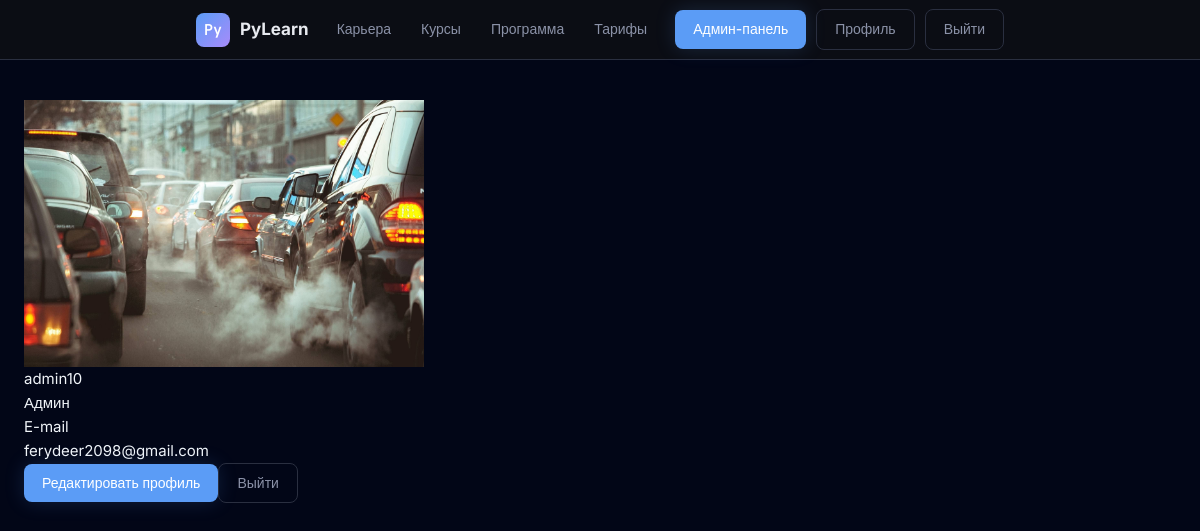
The page /users/profile/ (signed in) on the database its author committed.
### users/models.py (models this page shows, shortened)
class CustomUser(AbstractUser):
    user_image = models.ImageField(
        blank=True,
        null=True,
        help_text='Фото профиля (рекомендуемый размер 400x400)',
        upload_to='Users/user_image/'
    )
    USER_ROLES = (
        ("student", "Ученик"),
        ("admin", "Админ"),
    )
    role = models.CharField(max_length=20, choices=USER_ROLES, default="student")

### users/views.py (the view)
# urls.py: path("profile/", ProfileView.as_view(), name="profile"),
class ProfileView(LoginRequiredMixin, DetailView):
    template_name = "profile.html"
    context_object_name = "user_obj"
    def get_object(self):
        return self.request.user

### users/templates/profile.html
{% extends 'base.html' %}{% load static %}{% block title %}Профиль — PyLearn{% endblock %}{% block link %}<link rel="stylesheet" href="{% static 'css/profile.css' %}">{% endblock %}{% block content %}<section class="profile-page"><div class="profile-card"><div class="profile-top"><div class="profile-avatar">{% if user.user_image %}<img src="{{ user.user_image.url }}" alt="Аватар">{% else %}{{ user.username|first|upper }}{% endif %}</div><div><h1 class="profile-name">{{ user.username }}</h1><p class="profile-role">{{ user.get_role_display }}</p></div></div><div class="profile-data"><p class="profile-label">E-mail</p><p class="profile-value">{{ user.email|default:"Не указан" }}</p></div><div class="profile-actions"><a href="{% url 'users:profile_edit' %}" class="btn btn-primary">Редактировать профиль</a><a href="{% url 'users:signout' %}" class="btn btn-ghost">Выйти</a></div></div></section>{% endblock %}

### static/css/theme.css (style rules this page uses)
:root { --bg-base: #0d0f14; --bg-surface: #141720; --bg-card: #1a1e2b; --bg-hover: #212636; --border: #2a2f40; --border-light: #323848; --text-primary: #e8eaf0; --text-secondary:#8b92a8; --text-muted: #555d72; --accent: #5b9cf6; --accent-glow: rgba(91,156,246,.18); --accent-dim: rgba(91,156,246,.08); --green: #3dd68c; --green-dim: rgba(61,214,140,.1); --orange: #f5a524; --orange-dim: rgba(245,165,36,.1); --red: #f55; --radius: 10px; --radius-lg:16px; --font-mono: 'JetBrains Mono', monospace; --font-sans: 'Inter', sans-serif; }
*, *::before, *::after { box-sizing: border-box; margin: 0; padding: 0; }
html { scroll-behavior: smooth; }
body { background: var(--bg-base); color: var(--text-primary); font-family: var(--font-sans); font-size: 15px; line-height: 1.6; }
a { color: inherit; }
.btn { display: inline-flex; align-items: center; gap: 7px; font-family: var(--font-sans); font-size: 14px; font-weight: 500; padding: 8px 18px; border-radius: 8px; border: none; cursor: pointer; text-decoration: none; transition: all .18s; }
.btn-ghost { background: transparent; color: var(--text-secondary); border: 1px solid var(--border); }
.btn-primary { background: var(--accent); color: #fff; box-shadow: 0 0 20px var(--accent-glow); }

### users/static/css/profile.css (style rules this page uses)
body { width: 100%; height: 100%; }
.profile-card { width: 400px; }

### rows shown on the page
CustomUser: user_image (picture), username "admin10", role "Админ", email "ferydeer2098@gmail.com"
